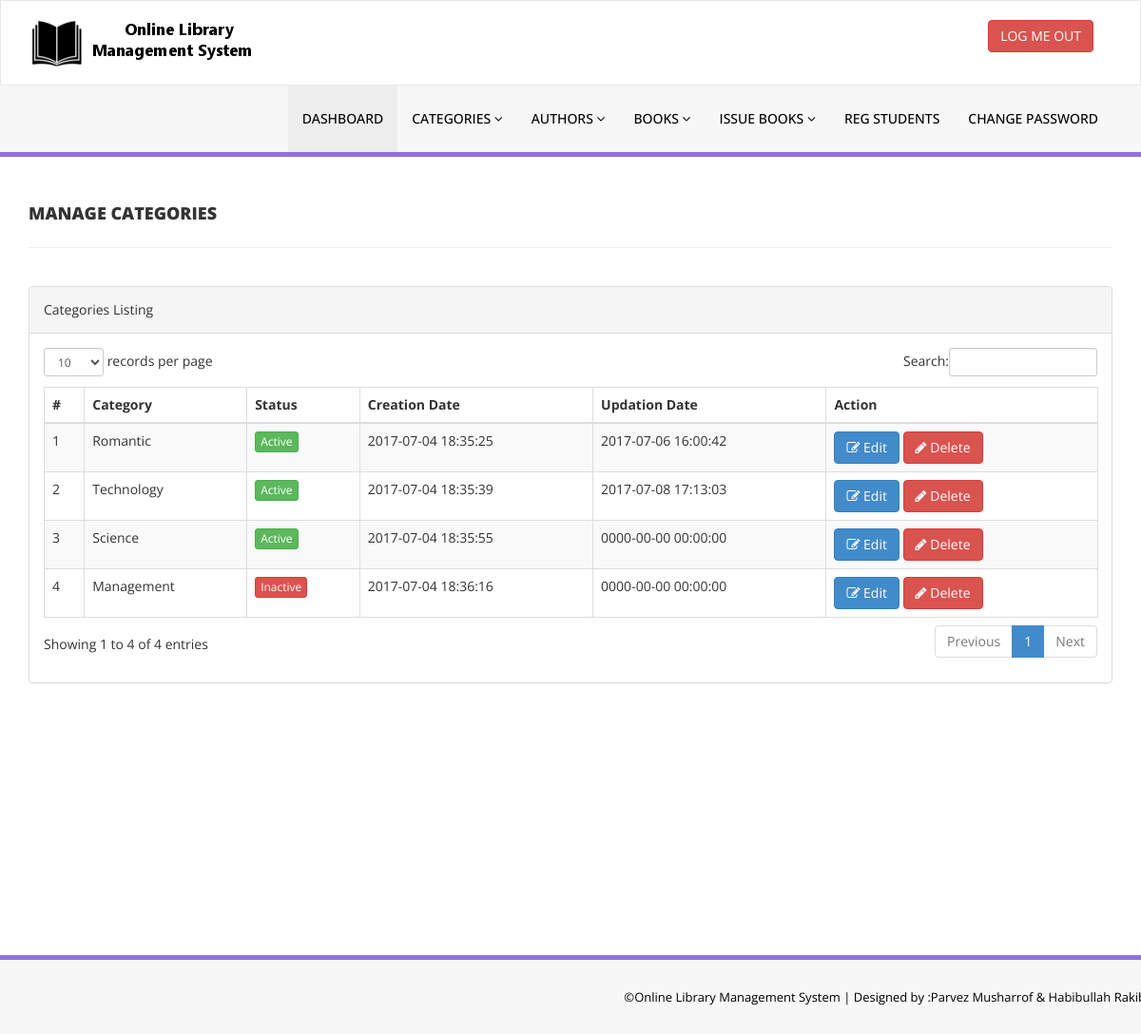
Page /library/admin/manage-categories.php (signed in) on the committed database.
### tables this page shows
CREATE TABLE IF NOT EXISTS `tblcategory` (
  `id` int(11) NOT NULL,
  `CategoryName` varchar(150) DEFAULT NULL,
  `Status` int(1) DEFAULT NULL,
  `CreationDate` timestamp NULL DEFAULT CURRENT_TIMESTAMP,
  `UpdationDate` timestamp NOT NULL DEFAULT '0000-00-00 00:00:00' ON UPDATE CURRENT_TIMESTAMP
);

### library/admin/manage-categories.php (the view, shortened to what this page needs)
<?php
include('includes/config.php');
if(strlen($_SESSION['alogin'])==0)
    {
header('location:index.php');
}
else{
    ?>
<!DOCTYPE html>
<html xmlns="http://www.w3.org/1999/xhtml">
<head>
    <link href="assets/css/bootstrap.css" rel="stylesheet" />
    <link href="assets/css/font-awesome.css" rel="stylesheet" />
    <link href="assets/js/dataTables/dataTables.bootstrap.css" rel="stylesheet" />
    <link href="assets/css/style.css" rel="stylesheet" />
</head>
<body>
<?php include('includes/header.php');?>
    <div class="content-wrapper">
         <div class="container">
        <div class="row pad-botm">
            <div class="col-md-12">
                <h4 class="header-line">Manage Categories</h4>
    </div>
     <div class="row">
</div>
        </div>
            <div class="row">
                <div class="col-md-12">
                    <div class="panel panel-default">
                        <div class="panel-heading">
                           Categories Listing
                        </div>
                        <div class="panel-body">
                            <div class="table-responsive">
                                <table class="table table-striped table-bordered table-hover" id="dataTables-example">
                                    <thead>
                                        <tr>
                                            <th>#</th>
                                            <th>Category</th>
                                            <th>Status</th>
                                            <th>Creation Date</th>
                                            <th>Updation Date</th>
                                            <th>Action</th>
                                        </tr>
                                    </thead>
                                    <tbody>
<?php $sql = "SELECT * from  tblcategory";
$query = $dbh -> prepare($sql);
$query->execute();
$results=$query->fetchAll(PDO::FETCH_OBJ);
$cnt=1;
if($query->rowCount() > 0)
{
foreach($results as $result)
{               ?>
                                        <tr class="odd gradeX">
                                            <td class="center"><?php echo htmlentities($cnt);?></td>
                                            <td class="center"><?php echo htmlentities($result->CategoryName);?></td>
                                            <td class="center"><?php if($result->Status==1) {?>
                                            <a href="#" class="btn btn-success btn-xs">Active</a>
                                            <?php } else {?>
                                            <a href="#" class="btn btn-danger btn-xs">Inactive</a>
                                            <?php } ?></td>
                                            <td class="center"><?php echo htmlentities($result->CreationDate);?></td>
                                            <td class="center"><?php echo htmlentities($result->UpdationDate);?></td>
                                            <td class="center">
                                            <a href="edit-category.php?catid=<?php echo htmlentities($result->id);?>"><button class="btn btn-primary"><i class="fa fa-edit "></i> Edit</button>
                                          <a href="manage-categories.php?del=<?php echo htmlentities($result->id);?>" onclick="return confirm('Are you sure you want to delete?');"" >  <button class="btn btn-danger"><i class="fa fa-pencil"></i> Delete</button>
                                            </td>
                                        </tr>
 <?php $cnt=$cnt+1;}} ?>
                                    </tbody>
                                </table>
                            </div>
                        </div>
                    </div>
                </div>
            </div>
    </div>
    </div>
  <?php include('includes/footer.php');?>
</body>
</html>
<?php } ?>

### library/admin/assets/css/style.css (style rules this page uses)
.content-wrapper { margin-top: 40px; min-height:800px; padding-bottom:90px; }
.header-line { font-weight:900; padding-bottom:25px; border-bottom:1px solid #eeeeee; text-transform:uppercase; }
.pad-botm { padding-bottom:30px; }

### rows in the picture
tblcategory: CategoryName "Romantic", Status "Active", CreationDate "2017-07-04 18:35:25", UpdationDate "2017-07-06 16:00:42"
tblcategory: CategoryName "Technology", Status "Active", CreationDate "2017-07-04 18:35:39", UpdationDate "2017-07-08 17:13:03"
tblcategory: CategoryName "Science", Status "Active", CreationDate "2017-07-04 18:35:55", UpdationDate "0000-00-00 00:00:00"
tblcategory: CategoryName "Management", Status "Inactive", CreationDate "2017-07-04 18:36:16", UpdationDate "0000-00-00 00:00:00"
